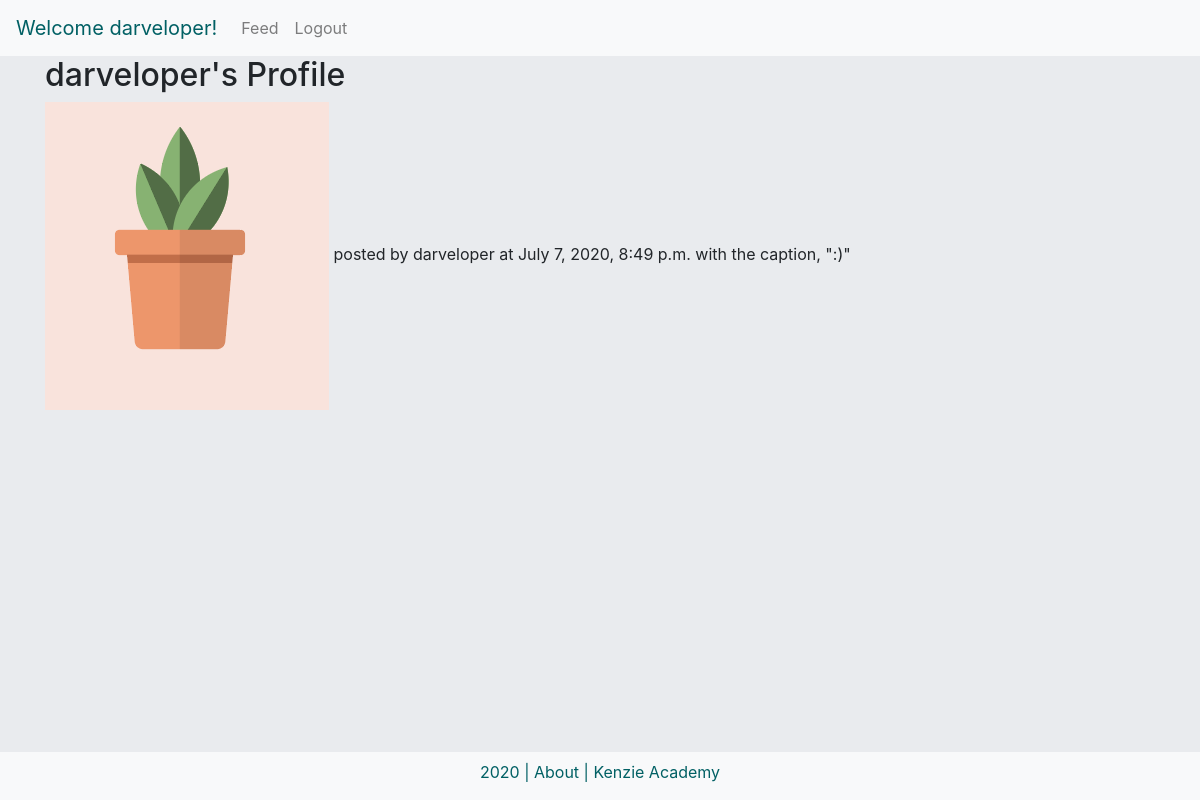
Page /user/1/ (signed in) on the committed database.
### authentication/models.py (models this page shows, shortened)
class Author(AbstractBaseUser):
    bio = models.TextField(max_length=280)
    name = models.CharField(max_length=50)
    username = models.CharField(max_length=50, unique=True)
    slug = models.SlugField()
    website = models.URLField()
    email = models.EmailField(max_length=100, unique=True)
    gender = models.CharField(max_length=20)
    profile_picture = models.ImageField(null=True, blank=True)
    active = models.BooleanField(default=True)
    staff = models.BooleanField(default=False)
    admin = models.BooleanField(default=False)
    age = models.FloatField(null=True, blank=True)
    birthdate = models.DateField(auto_now=False, auto_now_add=False, null=True, blank=True)
    following = models.ManyToManyField(
        'self',
        related_name="following"
    )
    USERNAME_FIELD = 'username'
    REQUIRED_FIELDS = ['email', 'name']
    @property
    def is_active(self):
        return self.active
    objects = AuthorManager()

### insta_backend/models.py (models this page shows, shortened)
class Post(models.Model):
    author = models.ForeignKey(
        'authentication.Author',
        on_delete= models.CASCADE
    )
    image = models.ImageField(upload_to='post_uploads/')
    caption = models.TextField(max_length=500)
    timestamp = models.DateTimeField(auto_now=True)
    likes = models.ManyToManyField(
        'authentication.Author',
        blank=True,
        related_name="authors_who_like_this"
        )

### authentication/views.py (the view)
# urls.py: path('user/<int:id>/', profile_view, name='profile'),
def profile_view(request, id):
    profile = Author.objects.get(id=id)
    posts = Post.objects.filter(author=request.user)
    context = {
            "profile": profile,
            "posts":posts
        }
    return render(request, 'profile.html', context)

### authentication/templates/profile.html
{% extends 'base.html' %}
{% block content %}
<h2>{{request.user.username}}'s Profile</h2>
{% if posts %}
{% for post in posts %}
{% load static %}
    <img src="{% static post.image.url|slice:"13:" %}"/>
    posted by {{ post.author.username }}
    at {{ post.timestamp }}
    with the caption, "{{ post.caption }}"
    <br>
{% endfor %}
{% endif %}
{% endblock %}

### authentication/templates/base.html (shortened to what this page needs)
{% load static %}
<html>
    <head>
        <link rel="stylesheet" href="https://maxcdn.bootstrapcdn.com/bootstrap/4.0.0/css/bootstrap.min.css">
    </head>
    <body style='background-color: #e9ebee'>
    <nav class="navbar navbar-expand-lg navbar-light bg-light">
    {% if user.is_authenticated %}
        <a class="navbar-brand" style='color: #016064;' href="/user/{{request.user.id}}">Welcome {{request.user.username}}!</a>
    {% else %}
        <a class="navbar-brand" style='color: #016064;' href="/">Welcome to Fakestagram!</a>
    {% endif %}
        <div class="collapse navbar-collapse" id="navbarNavAltMarkup">
            <div class="navbar-nav ">
                <a class="nav-item nav-link" href="{% url 'home' %}">Feed</a>
                {% if user.is_authenticated %}
                <a class="nav-item nav-link" href="/logout/">Logout</a>
                {% else %}
                <a class="nav-item nav-link" href="{% url 'login' %}">Login</a>
                {% endif %}
            </div>
        </div>
    </nav>
        <div class="container">
        {% block content %}
        {% endblock %}
        </div>
    </body>
    <div class='navbar-light bg-light fixed-bottom text-center'>
    <p class='mt-2' style='color: #016064;'>2020 | About | Kenzie Academy</p>
</html>

### rows in the picture
Author: user.username "darveloper"
Post: image (picture), author.username "darveloper", timestamp "July 7, 2020, 8:49 p.m.", caption ":)"
